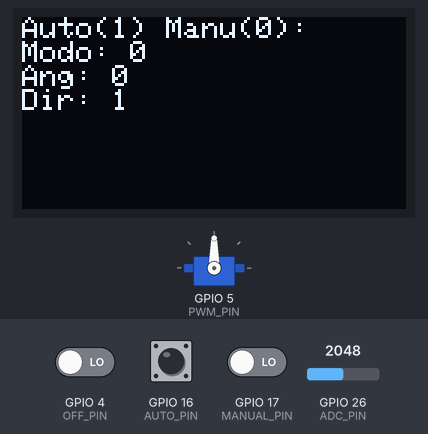
Bench run of a sketch on a simulated ESP32. Shown: 128×64 one-colour display, servo. The test bench sets the inputs (shaded band); at power-on: GPIO 16 (AUTO_PIN) LOW, GPIO 17 (MANUAL_PIN) LOW, GPIO 4 (OFF_PIN) LOW, GPIO 26 (ADC_PIN) = 2048. What the sketch prints to the serial monitor is not drawn.

Above: at 1.2 s.
1.3 s: GPIO 16 (AUTO_PIN) driven HIGH
At 1.49 s:
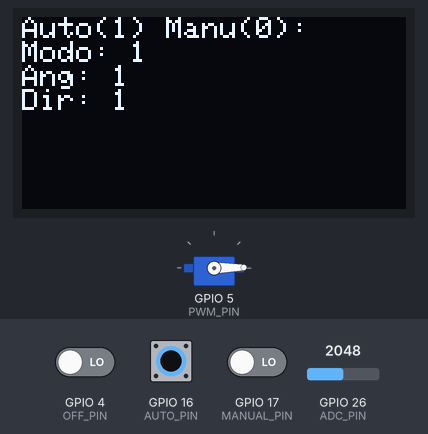
3.3 s: GPIO 17 (MANUAL_PIN) driven HIGH
At 3.8 s:
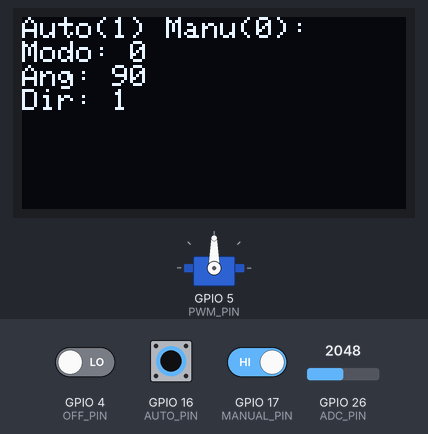
6.4 s: GPIO 16 (AUTO_PIN) pulsed LOW 2 times (0.12 s each, 0.3 s apart)
At 19.0 s:
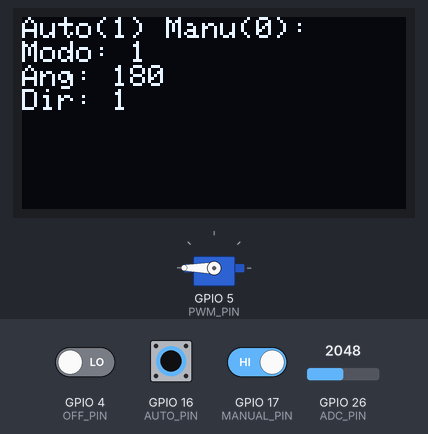
Timing chart, 0 to 43.6 s (numbered marks = the images above; inputs shaded):
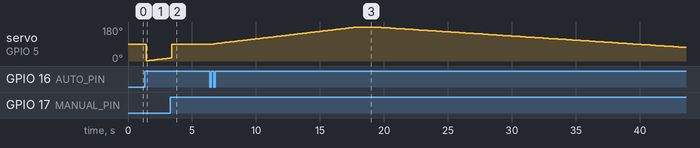

Measured:
- after the input at 1.3 s, servo on GPIO 5 (PWM_PIN): 90° → 1° after 0.11 s, → 2° 0.13 s later, → 3° 0.13 s later, → 4° 0.13 s later, … (16 changes in this stretch); the display: changes after 0.13 s (image 1)
- after the input at 6.4 s, servo on GPIO 5 (PWM_PIN): rises from 90° to 180° in 11.2 s, then falls to 72° in 25.6 s; the display: first changes after 0.31 s (image 3 shows a later state)

The sketch:

parte1.ino
```cpp
#include "ESP32Servo.h"
#include <SPI.h>
#include <Adafruit_GFX.h>
#include <Adafruit_SSD1306.h>
#include <Wire.h>

#define ADC_PIN 26
#define PWM_PIN 5
#define MANUAL_PIN 17
#define AUTO_PIN 16
#define OFF_PIN 4
int auto_mode;
int on;
Servo pwm;

#define SCREEN_WIDTH 128 // OLED display width, in pixels
#define SCREEN_HEIGHT 64 // OLED display height, in pixels
Adafruit_SSD1306 display(SCREEN_WIDTH, SCREEN_HEIGHT, &Wire, -1);

void setup(){
  Serial.begin(115200);

  if(!display.begin(SSD1306_SWITCHCAPVCC, 0x3D)) { // Address 0x3D for 128x64
    Serial.println("Nao achou display");
  }
  display.clearDisplay();
  display.setTextSize(1); // Draw 2X-scale text
  display.setTextColor(SSD1306_WHITE);

  on = 0;
  auto_mode = 0;
  pwm.attach(PWM_PIN, 500, 2500);
  pinMode(MANUAL_PIN, INPUT);
  pinMode(AUTO_PIN, INPUT);
  pinMode(OFF_PIN, INPUT);
  Serial.println("Ligado!");
}
int direction = 1;
int angle = 0;
int delay_after_loop = 0;
void automatic(){
  if(angle < 180){
    if(direction > 0)
      angle++;
    else if(angle > 0)
      angle--;
    else{
      angle++;
      direction = 1;
    }
  }
  else if(angle == 180){
    if(delay_after_loop == 10){
      direction = -1;
      angle--;
      delay_after_loop = 0;
    }
    else
      delay_after_loop++;
  }
  if(direction > 0)
    delay(100);
  else
    delay(200);
}
void manual(){
  int val = analogRead(ADC_PIN);
  angle = map(val, 0, 4096, 0, 180);
  delay(100);
}
int manual_pin_old = 0;
int auto_pin_old = 0;
int off_pin_old = 0;
void loop(){
  // Pegando entrada do usuario
  int manual_pin = digitalRead(MANUAL_PIN);
  if(manual_pin == 1 && manual_pin_old == 0){
    auto_mode = 0;
    on = 1;
    manual_pin_old = 1;
    Serial.println("Modo Manual!");
  }
  else if (manual_pin == 0 && manual_pin_old == 1)
    manual_pin_old = 0;
  int auto_pin = digitalRead(AUTO_PIN);
  if(auto_pin == 1 && auto_pin_old == 0){
    auto_mode = 1;
    on = 1;
    auto_pin_old = 1;
    Serial.println("Modo Auto!");
  }
  else if (auto_pin == 0 && auto_pin_old == 1)
    auto_pin_old = 0;
  int off_pin = digitalRead(OFF_PIN);
  if(off_pin == 1 && off_pin_old == 0){
    on = 0;
    off_pin_old = 1;
    Serial.println("Desligado!");
  }
  else if (off_pin == 0 && off_pin_old == 1)
    off_pin_old = 0;

  // Executando modo
  if(on){
    if(auto_mode)
      automatic();
    else
      manual();
    pwm.write(angle);
  }
  else
    delay(1);

  display.clearDisplay();
  display.setCursor(0, 0);
  display.println("Auto(1) Manu(0): ");
  display.print("Modo: ");
  display.println(auto_mode);
  display.print("Ang: ");
  display.println(angle);
  display.print("Dir: ");
  display.println(direction);
  display.display();
}
```
